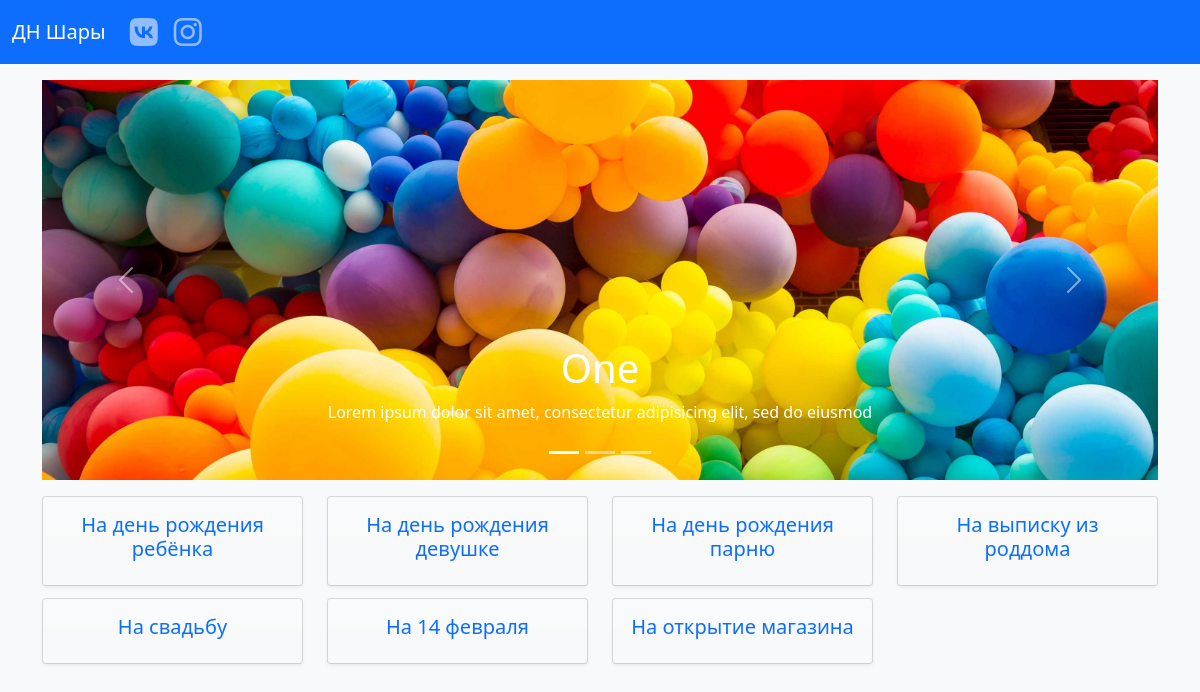
The page / on the database its author committed.
### tables this page shows
CREATE TABLE `products` (
  `id` int(11) NOT NULL,
  `user_id` int(11) NOT NULL,
  `category_id` int(11) NOT NULL,
  `image_name` varchar(55) NOT NULL,
  `title` varchar(255) NOT NULL,
  `description` text NOT NULL,
  `price` int(11) DEFAULT NULL
);

CREATE TABLE `categories` (
  `id` int(11) NOT NULL,
  `name` varchar(255) NOT NULL
);

### index.php (called while the page is built)
<?php
include 'header.php';
include 'home.php';
include 'footer.php';

### config.php (called while the page is built)
<?php
$dns = 'mysql:host=localhost;dbname=balloons;charset=utf8';
$user = 'root';
$password = '';

### includes/classes/Model.php (called while the page is built, shortened)
<?php
class Model
{
    protected $tableName;
    private $pdo;
    public function __construct() {
        include __DIR__ . '/../../config.php';
        $this->pdo = new PDO($dns, $user, $password);
        $this->pdo->setAttribute(PDO::ATTR_ERRMODE, PDO::ERRMODE_EXCEPTION);
    }
    private function query($sql, $params = [])
    {
        $query = $this->pdo->prepare($sql);
        $query->execute($params);
        $query->setFetchMode(PDO::FETCH_CLASS, get_called_class());
        return $query;
    }
    public function getAll($where = [], $params = [])
    {
        $sql = "SELECT * FROM $this->tableName";
        if ($where) {
            $sql .= ' WHERE ';
            foreach ($where as $key => $_) {
                $sql .= "$key = :$key AND ";
            }
            $sql = rtrim($sql, ' AND ');
        }
        if (isset($params['order_by'])) {
            if ($params['order_by'][0] === '-') {
                $sql .= ' ORDER BY ' . substr($params['order_by'], 1) . ' DESC';
            } else {
                $sql .= ' ORDER BY ' . $params['order_by'] . ' ASC';
            }
        }
        $query = $this->query($sql, $where);
        return $query->fetchAll();
    }
}

### includes/classes/ProductModel.php (called while the page is built, shortened)
<?php
include_once 'Model.php';
class ProductModel extends Model
{
    public function getImageUrl()
    {
        $httpsOrHttp = isset($_SERVER['HTTPS']) && $_SERVER['HTTPS'] === 'on' ? 'https' : 'http';
        $host = $_SERVER['HTTP_HOST'];
        $url = "/images/$this->image_name";
        return $httpsOrHttp . '://' . $host . $url;
    }
}

### home.php (the view, shortened to what this page needs)
<?php
include 'includes/classes/ProductModel.php';
$slides = (new ProductModel)->getAll(['category_id' => 1]);
$categories = (new CategoryModel)->getAll([], ['order_by' => 'id']);
$categories = array_slice($categories, 1);
?>
<div id="carouselExampleCaptions" class="carousel slide h-50" data-bs-ride="carousel">
    <div class="carousel-indicators">
        <?php foreach ($slides as $index => $slide): ?>
            <button type="button" data-bs-target="#carouselExampleCaptions" data-bs-slide-to="<?= $index  ?>" class="<?= $index === 0 ? 'active' : '' ?>"></button>
        <?php endforeach; ?>
    </div>
    <div class="carousel-inner">
        <?php foreach ($slides as $index => $slide): ?>
            <div class="carousel-item <?= $index === 0 ? 'active' : '' ?>">
                <img src="<?= $slide->getImageUrl() ?>" class="d-block w-100 h-100 slide" alt="...">
                <div class="carousel-caption">
                    <h1><?= $slide->title ?></h1>
                    <p><?= $slide->description ?></p>
                </div>
            </div>
        <?php endforeach; ?>
    </div>
    <button class="carousel-control-prev" type="button" data-bs-target="#carouselExampleCaptions" data-bs-slide="prev">
        <span class="carousel-control-prev-icon"></span>
    </button>
    <button class="carousel-control-next" type="button" data-bs-target="#carouselExampleCaptions" data-bs-slide="next">
        <span class="carousel-control-next-icon"></span>
    </button>
</div>
<div class="row mt-3">
    <?php foreach ($categories as $category): ?>
        <div class="col-sm-6 col-md-4 col-lg-3 mb-2">
            <div class="card mb-1 bg-light bg-gradient">
                <div class="card-body shadow-sm">
                    <a href="/products?category=<?= $category->id ?>" class="text-decoration-none"><h5 class="card-title text-center"><?= $category->name ?></h5></a>
                </div>
            </div>
        </div>
    <?php endforeach; ?>
</div>

### header.php (shortened to what this page needs)
<html>
<head>
    <link href="https://cdn.jsdelivr.net/npm/bootstrap@5.0.0/dist/css/bootstrap.min.css" rel="stylesheet">
    <link rel="stylesheet" href="styles.css">
</head>
<body class="bg-light">
    <nav class="navbar navbar-expand-lg navbar-dark bg-primary mb-3">
        <div class="container-fluid">
            <a class="navbar-brand" href="/">ДН Шары</a>
            <div class="collapse navbar-collapse justify-content-between" id="navbarNavDropdown">
                <ul class="navbar-nav">
                    <li class="nav-item">
                        <a class="nav-link" href="https://vk.com/dn_shari" target="_blank"><i class="fab fa-vk fa-2x"></i></a>
                    </li>
                    <li class="nav-item">
                        <a class="nav-link" href="https://www.instagram.com/dn_shari/" target="_blank"><i class="fab fa-instagram fa-2x"></i></a>
                    </li>
                </ul>
            </div>
        </div>
    </nav>
    <div class="container">

### footer.php (shortened to what this page needs)
    </div>
</body>
</html>

### styles.css (style rules this page uses)
.slide { object-fit: cover; }

### rows shown on the page
products: image_name (picture), title "One", description "Lorem ipsum dolor sit amet, consectetur adipisicing elit, sed do eiusmod"
categories: name "На день рождения ребёнка"
categories: name "На день рождения девушке"
categories: name "На день рождения парню"
categories: name "На выписку из роддома"
categories: name "На свадьбу"
categories: name "На 14 февраля"
categories: name "На открытие магазина"
